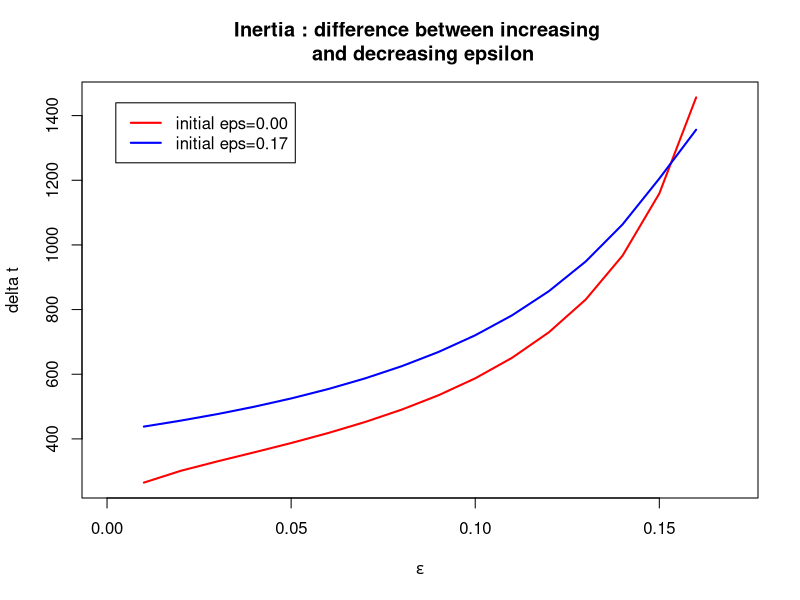
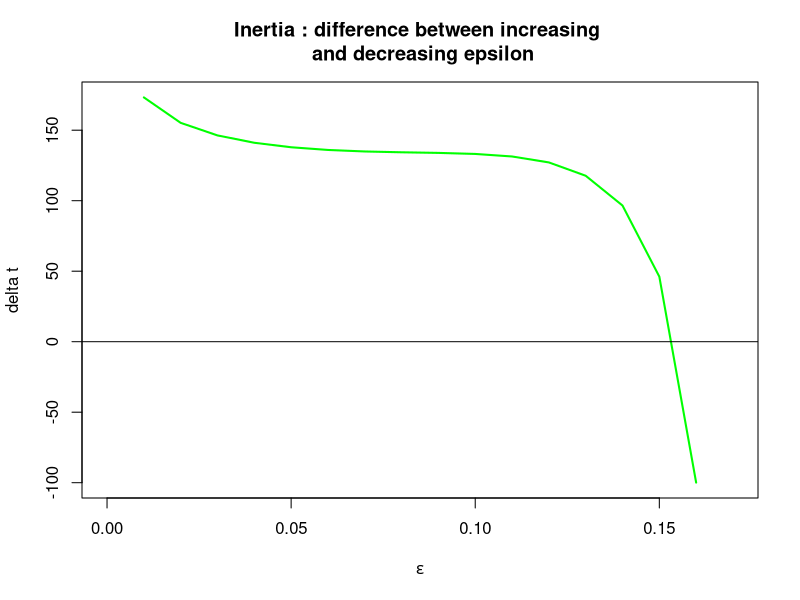

Write R code to recreate these figures, in order.
## ---- chunk 1
library(deSolve)


options("scipen" = 10)

# initial state:
N <- 1
prop <- 0.01 #initial value of Iw and Iz

# time:
a <- 200000 #time span
m <- 1 #time step



# parameters
pbeta_w <- 0.04 #transmission parameter of Iw
pbeta_z <- 0.015 #transmission parameter of Iz

pgammaa <- 0.01 #innate recovery rate
pgamma_tilt <- 0.1 #recovery rate of Iw when treated by antibiotics


prho <- 0.05 #probability of clinical failure

#epsilon change over time


delta_eps <- 0.01

mineps <- 0.00
maxeps <- 0.17

peps <- seq(mineps+delta_eps, maxeps-delta_eps,  by=delta_eps)


conv_crit <- 0.000001

## ---- chunk 2

parameters <- c(beta_w=pbeta_w, beta_z=pbeta_z, gamma=pgammaa, gamma_prim=pgamma_tilt, eps=mineps, rho=prho)


state <- c(S=1-2*prop, Iw=prop, Iz=prop)

times=seq(0, a, by=m)

SIS=function(times, state, parameters){
  with(as.list(c(state,parameters)),
       { 
         dS = - beta_w*Iw*S - beta_z*Iz*S + gamma*(1-eps)*Iw + gamma_prim*eps*Iw + gamma*Iz
        dIw = beta_w*Iw*S + (1-eps)*beta_w*Iw*Iz - eps*beta_z*Iz*Iw - rho*eps*Iw - gamma*(1-eps)*Iw - gamma_prim*eps*Iw
        dIz = beta_z*Iz*S + eps*beta_z*Iz*Iw + rho*eps*Iw - (1-eps)*beta_w*Iw*Iz - gamma*Iz
        
        
        list(c(dS, dIw, dIz))
       })
}


parameters <- c(beta_w=pbeta_w, beta_z=pbeta_z, gamma=pgammaa, gamma_prim=pgamma_tilt, eps=maxeps, rho=prho)

state <- c(S=1-2*prop, Iw=prop, Iz=prop)

times <- seq(0, a, by=m)



root_main=function(times, state, parameters){
  dstate <- unlist(SIS(times, state, parameters))
  sum(abs(dstate)) - conv_crit
  }

exploit_param_eps=function(x) {
  parameters[5] <- x
  out <- lsodar(func=SIS, y=state, parms=parameters, times=times, rootfunc=root_main)
  return(tail(out, n=1))
  }

out_min <- exploit_param_eps(mineps)

out_max <- exploit_param_eps(maxeps)

## ---- chunk 3

state[1] <- out_min[2]
state[2] <- out_min[3]
state[3] <- out_min[4]

out_min_up <- do.call(rbind, lapply(peps, exploit_param_eps))

state[1] <- out_max[2]
state[2] <- out_max[3]
state[3] <- out_max[4]

out_max_down <- do.call(rbind, lapply(peps, exploit_param_eps))

## ---- chunk 4

time_up <- c(unlist(out_min_up[,1]))

time_down <- c(unlist(out_max_down[,1]))

diff_down_up <- time_down-time_up

## ---- chunk 5
plot(peps, time_up, main="Inertia : difference between increasing \n and decreasing epsilon", xlab=expression(epsilon), ylab="delta t", lwd=2, col='red', type='l', xlim=c(0,0.17))
lines(peps, time_down, lwd=2, col='blue', type='l')


legend("topleft" , inset=.05, c("initial eps=0.00", "initial eps=0.17"), lwd=c(2,2), col=c('red', 'blue'))


plot(peps, diff_down_up, main="Inertia : difference between increasing \n and decreasing epsilon", xlab=expression(epsilon), ylab="delta t", lwd=2, col='green', type='l', xlim=c(0,0.17))
abline(h=0, col='black')
## ---- chunk 6
up <- seq(0.01,0.16,by=0.01)

down <- seq(0.16,0.01,by=-0.01)
